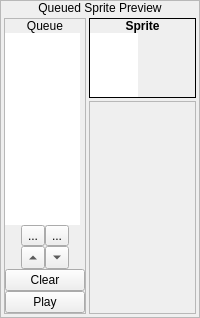
              <widget class="QFrame" name="frame_14">
               <property name="sizePolicy">
                <sizepolicy hsizetype="Fixed" vsizetype="Preferred">
                 <horstretch>0</horstretch>
                 <verstretch>0</verstretch>
                </sizepolicy>
               </property>
               <property name="frameShape">
                <enum>QFrame::StyledPanel</enum>
               </property>
               <property name="frameShadow">
                <enum>QFrame::Raised</enum>
               </property>
               <layout class="QVBoxLayout" name="verticalLayout_19">
                <property name="spacing">
                 <number>0</number>
                </property>
                <property name="margin">
                 <number>0</number>
                </property>
                <item>
                 <widget class="QLabel" name="label_11">
                  <property name="sizePolicy">
                   <sizepolicy hsizetype="Preferred" vsizetype="Fixed">
                    <horstretch>0</horstretch>
                    <verstretch>0</verstretch>
                   </sizepolicy>
                  </property>
                  <property name="text">
                   <string>Queued Sprite Preview</string>
                  </property>
                  <property name="alignment">
                   <set>Qt::AlignCenter</set>
                  </property>
                 </widget>
                </item>
                <item>
                 <widget class="QWidget" name="widget_31" native="true">
                  <layout class="QHBoxLayout" name="horizontalLayout_18">
                   <property name="spacing">
                    <number>3</number>
                   </property>
                   <property name="margin">
                    <number>3</number>
                   </property>
                   <item>
                    <widget class="QFrame" name="mapSprite_frmPoseQueue">
                     <property name="sizePolicy">
                      <sizepolicy hsizetype="Fixed" vsizetype="Preferred">
                       <horstretch>0</horstretch>
                       <verstretch>0</verstretch>
                      </sizepolicy>
                     </property>
                     <property name="frameShape">
                      <enum>QFrame::StyledPanel</enum>
                     </property>
                     <property name="frameShadow">
                      <enum>QFrame::Raised</enum>
                     </property>
                     <layout class="QVBoxLayout" name="verticalLayout_20">
                      <property name="spacing">
                       <number>0</number>
                      </property>
                      <property name="margin">
                       <number>0</number>
                      </property>
                      <item>
                       <widget class="QLabel" name="label_12">
                        <property name="sizePolicy">
                         <sizepolicy hsizetype="Preferred" vsizetype="Fixed">
                          <horstretch>0</horstretch>
                          <verstretch>0</verstretch>
                         </sizepolicy>
                        </property>
                        <property name="text">
                         <string>Queue</string>
                        </property>
                        <property name="alignment">
                         <set>Qt::AlignCenter</set>
                        </property>
                       </widget>
                      </item>
                      <item>
                       <widget class="QWidget" name="widget_32" native="true">
                        <layout class="QVBoxLayout" name="verticalLayout_21">
                         <property name="spacing">
                          <number>0</number>
                         </property>
                         <property name="margin">
                          <number>0</number>
                         </property>
                         <item>
                          <widget class="QListWidget" name="mapSprite_lwPoseQueue">
                           <property name="sizePolicy">
                            <sizepolicy hsizetype="Fixed" vsizetype="Expanding">
                             <horstretch>0</horstretch>
                             <verstretch>0</verstretch>
                            </sizepolicy>
                           </property>
                           <property name="minimumSize">
                            <size>
                             <width>75</width>
                             <height>0</height>
                            </size>
                           </property>
                           <property name="maximumSize">
                            <size>
                             <width>75</width>
                             <height>16777215</height>
                            </size>
                           </property>
                           <property name="font">
                            <font>
                             <family>Monospace</family>
                            </font>
                           </property>
                           <property name="frameShape">
                            <enum>QFrame::NoFrame</enum>
                           </property>
                           <property name="dragEnabled">
                            <bool>true</bool>
                           </property>
                           <property name="dragDropMode">
                            <enum>QAbstractItemView::InternalMove</enum>
                           </property>
                          </widget>
                         </item>
                         <item>
                          <widget class="QWidget" name="widget_33" native="true">
                           <layout class="QHBoxLayout" name="horizontalLayout_19">
                            <property name="spacing">
                             <number>0</number>
                            </property>
                            <property name="margin">
                             <number>0</number>
                            </property>
                            <item>
                             <widget class="QWidget" name="widget_34" native="true"/>
                            </item>
                            <item>
                             <widget class="QToolButton" name="mapSprite_bRemovePose">
                              <property name="toolTip">
                               <string>Remove Selected Pose From Queue</string>
                              </property>
                              <property name="text">
                               <string>...</string>
                              </property>
                              <property name="icon">
                               <iconset resource="gui_icons.qrc">
                                <normaloff>:/icons/minus.png</normaloff>:/icons/minus.png</iconset>
                              </property>
                             </widget>
                            </item>
                            <item>
                             <widget class="QToolButton" name="mapSprite_bAddPose">
                              <property name="toolTip">
                               <string>Add Selected Pose To Queue</string>
                              </property>
                              <property name="text">
                               <string>...</string>
                              </property>
                              <property name="icon">
                               <iconset resource="gui_icons.qrc">
                                <normaloff>:/icons/plus.png</normaloff>:/icons/plus.png</iconset>
                              </property>
                             </widget>
                            </item>
                            <item>
                             <widget class="QWidget" name="widget_35" native="true"/>
                            </item>
                           </layout>
                          </widget>
                         </item>
                         <item>
                          <widget class="QWidget" name="widget_36" native="true">
                           <layout class="QHBoxLayout" name="horizontalLayout_20">
                            <property name="spacing">
                             <number>0</number>
                            </property>
                            <property name="margin">
                             <number>0</number>
                            </property>
                           </layout>
                          </widget>
                         </item>
                         <item>
                          <widget class="QWidget" name="widget_37" native="true">
                           <layout class="QHBoxLayout" name="horizontalLayout_21">
                            <property name="spacing">
                             <number>0</number>
                            </property>
                            <property name="margin">
                             <number>0</number>
                            </property>
                            <item>
                             <widget class="QWidget" name="widget_38" native="true"/>
                            </item>
                            <item>
                             <widget class="QToolButton" name="mapSprite_bMovePoseUp">
                              <property name="arrowType">
                               <enum>Qt::UpArrow</enum>
                              </property>
                             </widget>
                            </item>
                            <item>
                             <widget class="QToolButton" name="mapSprite_bMovePoseDown">
                              <property name="arrowType">
                               <enum>Qt::DownArrow</enum>
                              </property>
                             </widget>
                            </item>
                            <item>
                             <widget class="QWidget" name="widget_39" native="true"/>
                            </item>
                           </layout>
                          </widget>
                         </item>
                         <item>
                          <widget class="QPushButton" name="mapSprite_bClearQueue">
                           <property name="text">
                            <string>Clear</string>
                           </property>
                          </widget>
                         </item>
                         <item>
                          <widget class="QPushButton" name="mapSprite_bPlay">
                           <property name="text">
                            <string>Play</string>
                           </property>
                          </widget>
                         </item>
                        </layout>
                       </widget>
                      </item>
                     </layout>
                    </widget>
                   </item>
                   <item>
                    <widget class="QWidget" name="widget_40" native="true">
                     <layout class="QVBoxLayout" name="verticalLayout_23">
                      <property name="spacing">
                       <number>3</number>
                      </property>
                      <property name="margin">
                       <number>0</number>
                      </property>
                      <item>
                       <widget class="QFrame" name="frame_16">
                        <property name="sizePolicy">
                         <sizepolicy hsizetype="Preferred" vsizetype="Fixed">
                          <horstretch>0</horstretch>
                          <verstretch>0</verstretch>
                         </sizepolicy>
                        </property>
                        <property name="frameShape">
                         <enum>QFrame::Box</enum>
                        </property>
                        <property name="frameShadow">
                         <enum>QFrame::Plain</enum>
                        </property>
                        <layout class="QVBoxLayout" name="verticalLayout_296">
                         <property name="spacing">
                          <number>0</number>
                         </property>
                         <property name="margin">
                          <number>0</number>
                         </property>
                         <item>
                          <widget class="QLabel" name="label_221">
                           <property name="sizePolicy">
                            <sizepolicy hsizetype="Preferred" vsizetype="Fixed">
                             <horstretch>0</horstretch>
                             <verstretch>0</verstretch>
                            </sizepolicy>
                           </property>
                           <property name="font">
                            <font>
                             <weight>75</weight>
                             <bold>true</bold>
                            </font>
                           </property>
                           <property name="text">
                            <string>Sprite</string>
                           </property>
                           <property name="alignment">
                            <set>Qt::AlignCenter</set>
                           </property>
                          </widget>
                         </item>
                         <item>
                          <widget class="QWidget" name="widget_181" native="true">
                           <layout class="QVBoxLayout" name="verticalLayout_22">
                            <property name="spacing">
                             <number>0</number>
                            </property>
                            <property name="margin">
                             <number>0</number>
                            </property>
                            <item>
                             <widget class="ImageView" name="mapSprite_gvQueuePreview">
                              <property name="sizePolicy">
                               <sizepolicy hsizetype="Fixed" vsizetype="Fixed">
                                <horstretch>0</horstretch>
                                <verstretch>0</verstretch>
                               </sizepolicy>
                              </property>
                              <property name="minimumSize">
                               <size>
                                <width>48</width>
                                <height>64</height>
                               </size>
                              </property>
                              <property name="maximumSize">
                               <size>
                                <width>48</width>
                                <height>64</height>
                               </size>
                              </property>
                              <property name="frameShape">
                               <enum>QFrame::NoFrame</enum>
                              </property>
                              <property name="verticalScrollBarPolicy">
                               <enum>Qt::ScrollBarAlwaysOff</enum>
                              </property>
                              <property name="horizontalScrollBarPolicy">
                               <enum>Qt::ScrollBarAlwaysOff</enum>
                              </property>
                             </widget>
                            </item>
                           </layout>
                          </widget>
                         </item>
                        </layout>
                       </widget>
                      </item>
                      <item>
                       <widget class="QFrame" name="frame_20">
                        <property name="frameShape">
                         <enum>QFrame::StyledPanel</enum>
                        </property>
                        <property name="frameShadow">
                         <enum>QFrame::Raised</enum>
                        </property>
                       </widget>
                      </item>
                     </layout>
                    </widget>
                   </item>
                  </layout>
                 </widget>
                </item>
               </layout>
              </widget>
